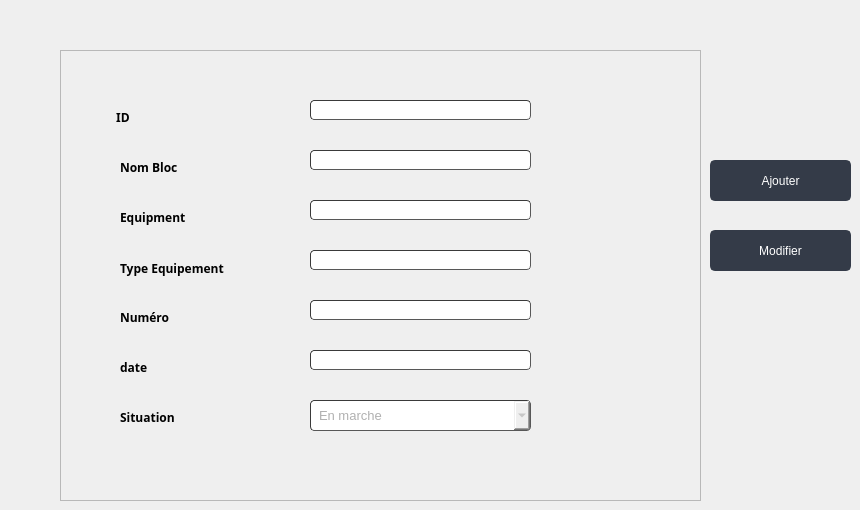
                      <widget class="QWidget" name="tab_22">
                       <attribute name="title">
                        <string>Ajouter Bloc</string>
                       </attribute>
                       <widget class="QFrame" name="frame_9">
                        <property name="geometry">
                         <rect>
                          <x>60</x>
                          <y>50</y>
                          <width>641</width>
                          <height>451</height>
                         </rect>
                        </property>
                        <property name="font">
                         <font>
                          <family>century gothic</family>
                          <weight>50</weight>
                          <bold>false</bold>
                         </font>
                        </property>
                        <property name="styleSheet">
                         <string notr="true">
QTabWidget::pane { /* The tab widget frame */
    border-top: 2px solid #C2C7CB;
background-color: rgb(44, 49, 60);
border-color: rgb(44, 49, 60);
}

QTabWidget::tab-bar {
 left: 5px; /* move to the right by 5px */
background-color: rgb(44, 49, 60);
border-color: rgb(44, 49, 60);
}

/* Style the tab using the tab sub-control. Note that
    it reads QTabBar _not_ QTabWidget */

QTabBar::tab {
    background: qlineargradient(x1: 0, y1: 0, x2: 0, y2: 1,
                                stop: 0 #E1E1E1, stop: 0.4 #DDDDDD,
                                stop: 0.5 #D8D8D8, stop: 1.0 #D3D3D3);
    border: 2px solid #C4C4C3;
    border-bottom-color: #C2C7CB; /* same as the pane color */
    border-top-left-radius: 4px;
    border-top-right-radius: 4px;
    min-width: 8ex;
    padding: 2px;
background-color: rgb(44, 49, 60);
border-color: rgb(44, 49, 60);

}
QTabBar::tab:selected, QTabBar::tab:hover {
    background: qlineargradient(x1: 0, y1: 0, x2: 0, y2: 1,
                                stop: 0 #fafafa, stop: 0.4 #f4f4f4,
                                stop: 0.5 #e7e7e7, stop: 1.0 #fafafa);
}

QTabBar::tab:selected {
    border-color: #9B9B9B;
    border-bottom-color: #C2C7CB; /* same as pane color */
	
	color: rgb(68, 72, 76);
}

QTabBar::tab:!selected {
    margin-top: 2px; /* make non-selected tabs look smaller */

}
QLineEdit {
	background-color: rgb(27, 29, 35);
	border-radius: 5px;
	border: 2px solid rgb(27, 29, 35);
	padding-left: 10px;
}
QLineEdit:hover {
	border: 2px solid rgb(64, 71, 88);
}
QLineEdit:focus {
	border: 2px solid rgb(91, 101, 124);
}background-color:rgb(85, 85, 85)</string>
                        </property>
                        <property name="frameShape">
                         <enum>QFrame::StyledPanel</enum>
                        </property>
                        <property name="frameShadow">
                         <enum>QFrame::Raised</enum>
                        </property>
                        <widget class="QLabel" name="label_61">
                         <property name="geometry">
                          <rect>
                           <x>50</x>
                           <y>50</y>
                           <width>131</width>
                           <height>35</height>
                          </rect>
                         </property>
                         <property name="font">
                          <font>
                           <family>century gothic</family>
                           <weight>75</weight>
                           <italic>false</italic>
                           <bold>true</bold>
                          </font>
                         </property>
                         <property name="styleSheet">
                          <string notr="true">*{
font-family:century gothic ;
font-size: 20ptx;
}</string>
                         </property>
                         <property name="text">
                          <string>  ID                             </string>
                         </property>
                        </widget>
                        <widget class="QLabel" name="label_62">
                         <property name="geometry">
                          <rect>
                           <x>60</x>
                           <y>100</y>
                           <width>151</width>
                           <height>35</height>
                          </rect>
                         </property>
                         <property name="font">
                          <font>
                           <family>century gothic</family>
                           <weight>75</weight>
                           <italic>false</italic>
                           <bold>true</bold>
                          </font>
                         </property>
                         <property name="text">
                          <string>Nom Bloc                           </string>
                         </property>
                        </widget>
                        <widget class="QLabel" name="label_63">
                         <property name="geometry">
                          <rect>
                           <x>60</x>
                           <y>150</y>
                           <width>121</width>
                           <height>35</height>
                          </rect>
                         </property>
                         <property name="font">
                          <font>
                           <family>century gothic</family>
                           <weight>75</weight>
                           <italic>false</italic>
                           <bold>true</bold>
                          </font>
                         </property>
                         <property name="text">
                          <string>Equipment</string>
                         </property>
                        </widget>
                        <widget class="QLabel" name="label_64">
                         <property name="geometry">
                          <rect>
                           <x>60</x>
                           <y>200</y>
                           <width>161</width>
                           <height>36</height>
                          </rect>
                         </property>
                         <property name="font">
                          <font>
                           <family>century gothic</family>
                           <weight>75</weight>
                           <italic>false</italic>
                           <bold>true</bold>
                          </font>
                         </property>
                         <property name="text">
                          <string>Type Equipement</string>
                         </property>
                        </widget>
                        <widget class="QLabel" name="label_65">
                         <property name="geometry">
                          <rect>
                           <x>60</x>
                           <y>250</y>
                           <width>253</width>
                           <height>35</height>
                          </rect>
                         </property>
                         <property name="font">
                          <font>
                           <family>century gothic</family>
                           <weight>75</weight>
                           <italic>false</italic>
                           <bold>true</bold>
                          </font>
                         </property>
                         <property name="text">
                          <string>Numéro                     </string>
                         </property>
                        </widget>
                        <widget class="QLabel" name="label_66">
                         <property name="geometry">
                          <rect>
                           <x>60</x>
                           <y>300</y>
                           <width>270</width>
                           <height>35</height>
                          </rect>
                         </property>
                         <property name="font">
                          <font>
                           <family>century gothic</family>
                           <weight>75</weight>
                           <italic>false</italic>
                           <bold>true</bold>
                          </font>
                         </property>
                         <property name="text">
                          <string>date </string>
                         </property>
                        </widget>
                        <widget class="QLineEdit" name="lineEdit_id_2">
                         <property name="geometry">
                          <rect>
                           <x>250</x>
                           <y>50</y>
                           <width>221</width>
                           <height>20</height>
                          </rect>
                         </property>
                         <property name="font">
                          <font>
                           <family>century gothic</family>
                           <weight>50</weight>
                           <italic>false</italic>
                           <bold>false</bold>
                          </font>
                         </property>
                         <property name="styleSheet">
                          <string notr="true">	border-width: 1px; border-radius: 4px;
color: rgb(255, 255, 255);
	border-color: rgb(58, 58, 58);
	border-style: inset;
	padding: 0 8px;

	selection-background-color: rgb(187, 187, 187);
	selection-color: rgb(60, 63, 65);</string>
                         </property>
                         <property name="text">
                          <string/>
                         </property>
                         <property name="placeholderText">
                          <string>ID de 6 chiffres</string>
                         </property>
                        </widget>
                        <widget class="QLineEdit" name="lineEdit_nom">
                         <property name="geometry">
                          <rect>
                           <x>250</x>
                           <y>100</y>
                           <width>221</width>
                           <height>20</height>
                          </rect>
                         </property>
                         <property name="font">
                          <font>
                           <family>century gothic</family>
                           <weight>50</weight>
                           <italic>false</italic>
                           <bold>false</bold>
                          </font>
                         </property>
                         <property name="styleSheet">
                          <string notr="true">
	border-width: 1px; border-radius: 4px;
color: rgb(255, 255, 255);
	border-color: rgb(58, 58, 58);
	border-style: inset;
	padding: 0 8px;

	selection-background-color: rgb(187, 187, 187);
	selection-color: rgb(60, 63, 65);</string>
                         </property>
                         <property name="text">
                          <string/>
                         </property>
                         <property name="placeholderText">
                          <string>NOM</string>
                         </property>
                        </widget>
                        <widget class="QLineEdit" name="lineEdit_equipement">
                         <property name="geometry">
                          <rect>
                           <x>250</x>
                           <y>150</y>
                           <width>221</width>
                           <height>20</height>
                          </rect>
                         </property>
                         <property name="font">
                          <font>
                           <family>century gothic</family>
                           <weight>50</weight>
                           <italic>false</italic>
                           <bold>false</bold>
                          </font>
                         </property>
                         <property name="styleSheet">
                          <string notr="true">	border-width: 1px; border-radius: 4px;
color: rgb(255, 255, 255);
	border-color: rgb(58, 58, 58);
	border-style: inset;
	padding: 0 8px;

	selection-background-color: rgb(187, 187, 187);
	selection-color: rgb(60, 63, 65);</string>
                         </property>
                         <property name="text">
                          <string/>
                         </property>
                         <property name="placeholderText">
                          <string>equipement</string>
                         </property>
                        </widget>
                        <widget class="QLineEdit" name="lineEdit_type">
                         <property name="geometry">
                          <rect>
                           <x>250</x>
                           <y>200</y>
                           <width>221</width>
                           <height>20</height>
                          </rect>
                         </property>
                         <property name="font">
                          <font>
                           <family>century gothic</family>
                           <weight>50</weight>
                           <bold>false</bold>
                          </font>
                         </property>
                         <property name="styleSheet">
                          <string notr="true">	border-width: 1px; border-radius: 4px;
color: rgb(255, 255, 255);
	border-color: rgb(58, 58, 58);
	border-style: inset;
	padding: 0 8px;

	selection-background-color: rgb(187, 187, 187);
	selection-color: rgb(60, 63, 65);</string>
                         </property>
                         <property name="text">
                          <string/>
                         </property>
                         <property name="placeholderText">
                          <string>type</string>
                         </property>
                        </widget>
                        <widget class="QLineEdit" name="lineEdit_num">
                         <property name="geometry">
                          <rect>
                           <x>250</x>
                           <y>250</y>
                           <width>221</width>
                           <height>20</height>
                          </rect>
                         </property>
                         <property name="font">
                          <font>
                           <family>century gothic</family>
                           <weight>50</weight>
                           <italic>false</italic>
                           <bold>false</bold>
                          </font>
                         </property>
                         <property name="styleSheet">
                          <string notr="true">	border-width: 1px; border-radius: 4px;
color: rgb(255, 255, 255);
	border-color: rgb(58, 58, 58);
	border-style: inset;
	padding: 0 8px;

	selection-background-color: rgb(187, 187, 187);
	selection-color: rgb(60, 63, 65);</string>
                         </property>
                         <property name="text">
                          <string/>
                         </property>
                         <property name="placeholderText">
                          <string>NUMERO</string>
                         </property>
                        </widget>
                        <widget class="QLineEdit" name="lineEdit_date">
                         <property name="geometry">
                          <rect>
                           <x>250</x>
                           <y>300</y>
                           <width>221</width>
                           <height>20</height>
                          </rect>
                         </property>
                         <property name="font">
                          <font>
                           <family>century gothic</family>
                           <weight>50</weight>
                           <italic>false</italic>
                           <bold>false</bold>
                          </font>
                         </property>
                         <property name="styleSheet">
                          <string notr="true">	border-width: 1px; border-radius: 4px;
color: rgb(255, 255, 255);
	border-color: rgb(58, 58, 58);
	border-style: inset;
	padding: 0 8px;

	selection-background-color: rgb(187, 187, 187);
	selection-color: rgb(60, 63, 65);</string>
                         </property>
                         <property name="text">
                          <string/>
                         </property>
                         <property name="placeholderText">
                          <string>JJ/MM/AAAA</string>
                         </property>
                        </widget>
                        <widget class="QLabel" name="label_67">
                         <property name="geometry">
                          <rect>
                           <x>60</x>
                           <y>350</y>
                           <width>270</width>
                           <height>35</height>
                          </rect>
                         </property>
                         <property name="font">
                          <font>
                           <family>century gothic</family>
                           <weight>75</weight>
                           <italic>false</italic>
                           <bold>true</bold>
                          </font>
                         </property>
                         <property name="text">
                          <string>Situation</string>
                         </property>
                        </widget>
                        <widget class="QComboBox" name="comboBox_situation">
                         <property name="geometry">
                          <rect>
                           <x>250</x>
                           <y>350</y>
                           <width>221</width>
                           <height>31</height>
                          </rect>
                         </property>
                         <property name="font">
                          <font>
                           <family>Segoe UI</family>
                           <pointsize>10</pointsize>
                           <weight>50</weight>
                           <italic>false</italic>
                           <bold>false</bold>
                          </font>
                         </property>
                         <property name="styleSheet">
                          <string notr="true">	border-width: 1px; border-radius: 4px;
	border-color: rgb(58, 58, 58);
color: rgb(177, 177, 177);
color: rgb(176, 176, 176);
	border-style: inset;
	padding: 0 8px;

	selection-background-color: rgb(187, 187, 187);
	selection-color: rgb(60, 63, 65);</string>
                         </property>
                         <item>
                          <property name="text">
                           <string>En marche</string>
                          </property>
                         </item>
                         <item>
                          <property name="text">
                           <string>En panne</string>
                          </property>
                         </item>
                        </widget>
                       </widget>
                       <widget class="QPushButton" name="pushButton_6">
                        <property name="geometry">
                         <rect>
                          <x>710</x>
                          <y>160</y>
                          <width>141</width>
                          <height>41</height>
                         </rect>
                        </property>
                        <property name="font">
                         <font>
                          <family>Segoe UI</family>
                          <pointsize>9</pointsize>
                          <weight>50</weight>
                          <italic>false</italic>
                          <bold>false</bold>
                         </font>
                        </property>
                        <property name="styleSheet">
                         <string notr="true">QPushButton {
	color: rgb(255, 255, 255);
	border: 2px solid rgb(52, 59, 72);
	font: 9pt &quot;Segoe UI&quot;;
	border-radius: 5px;	
	background-color: rgb(52, 59, 72);
}
QPushButton:hover {
	background-color: rgb(57, 65, 80);
	border: 2px solid rgb(61, 70, 86);
	

	background-position: right center;
    background-repeat: no-repeat;
}
QPushButton:pressed {	
	background-color: rgb(35, 40, 49);
	border: 2px solid rgb(43, 50, 61);
}</string>
                        </property>
                        <property name="text">
                         <string>Ajouter</string>
                        </property>
                        <property name="icon">
                         <iconset>
                          <normaloff>:/img/ressources/128362656_213598176780517_3160026623662294284_n.png</normaloff>:/img/ressources/128362656_213598176780517_3160026623662294284_n.png</iconset>
                        </property>
                        <property name="iconSize">
                         <size>
                          <width>30</width>
                          <height>30</height>
                         </size>
                        </property>
                       </widget>
                       <widget class="QPushButton" name="pushButton_edit">
                        <property name="geometry">
                         <rect>
                          <x>710</x>
                          <y>230</y>
                          <width>141</width>
                          <height>41</height>
                         </rect>
                        </property>
                        <property name="font">
                         <font>
                          <family>Segoe UI</family>
                          <pointsize>9</pointsize>
                          <weight>50</weight>
                          <italic>false</italic>
                          <bold>false</bold>
                         </font>
                        </property>
                        <property name="styleSheet">
                         <string notr="true">QPushButton {
	color: rgb(255, 255, 255);
	border: 2px solid rgb(52, 59, 72);
	font: 9pt &quot;Segoe UI&quot;;
	border-radius: 5px;	
	background-color: rgb(52, 59, 72);
}
QPushButton:hover {
	background-color: rgb(57, 65, 80);
	border: 2px solid rgb(61, 70, 86);
	

	background-position: right center;
    background-repeat: no-repeat;
}
QPushButton:pressed {	
	background-color: rgb(35, 40, 49);
	border: 2px solid rgb(43, 50, 61);
}</string>
                        </property>
                        <property name="text">
                         <string>Modifier</string>
                        </property>
                        <property name="icon">
                         <iconset>
                          <normaloff>:/img/ressources/128586817_297996038251568_153686129387149344_n.png</normaloff>:/img/ressources/128586817_297996038251568_153686129387149344_n.png</iconset>
                        </property>
                        <property name="iconSize">
                         <size>
                          <width>30</width>
                          <height>30</height>
                         </size>
                        </property>
                       </widget>
                      </widget>
